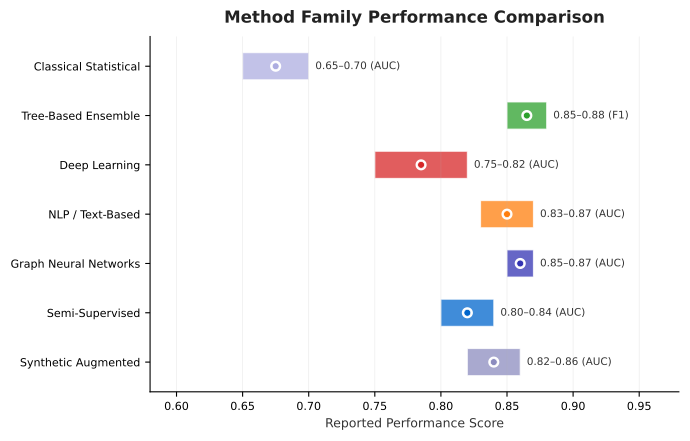

Reproduce this figure in Python.
#!/usr/bin/env python3
"""Method Families Performance Comparison -- Section 04 Literature Review.

Grouped horizontal bar chart comparing 7 method families on reported AUC
ranges (min-max bars with mean point).
"""

import pathlib
import numpy as np
import matplotlib.pyplot as plt
import matplotlib.ticker as mticker
import seaborn as sns

# -- colour palette -----------------------------------------------------------
mlblue = (0 / 255, 102 / 255, 204 / 255)
mlpurple = (51 / 255, 51 / 255, 178 / 255)
mllavender = (173 / 255, 173 / 255, 224 / 255)
mlorange = (255 / 255, 127 / 255, 14 / 255)
mlgreen = (44 / 255, 160 / 255, 44 / 255)
mlred = (214 / 255, 39 / 255, 40 / 255)

# -- data ---------------------------------------------------------------------
families = [
    "Classical Statistical",
    "Tree-Based Ensemble",
    "Deep Learning",
    "NLP / Text-Based",
    "Graph Neural Networks",
    "Semi-Supervised",
    "Synthetic Augmented",
]

lo = np.array([0.65, 0.85, 0.75, 0.83, 0.85, 0.80, 0.82])
hi = np.array([0.70, 0.88, 0.82, 0.87, 0.87, 0.84, 0.86])
means = (lo + hi) / 2

metric_labels = [
    "AUC",
    "F1",
    "AUC",
    "AUC",
    "AUC",
    "AUC",
    "AUC",
]

colors = [mllavender, mlgreen, mlred, mlorange, mlpurple, mlblue, (0.55, 0.55, 0.75)]

# -- figure -------------------------------------------------------------------
fig, ax = plt.subplots(figsize=(7, 4.5))

y_pos = np.arange(len(families))

for i, (low, high, mean, color) in enumerate(zip(lo, hi, means, colors)):
    ax.barh(i, high - low, left=low, height=0.55, color=color, alpha=0.75,
            edgecolor="white", linewidth=0.8)
    ax.plot(mean, i, "o", color="white", markersize=7, zorder=5)
    ax.plot(mean, i, "o", color=color, markersize=5, markeredgecolor="white",
            markeredgewidth=0.5, zorder=6)
    ax.text(high + 0.005, i, f"{low:.2f}\u2013{high:.2f} ({metric_labels[i]})",
            va="center", fontsize=7.5, color="#333333")

ax.set_yticks(y_pos)
ax.set_yticklabels(families, fontsize=8.5)
ax.set_xlabel("Reported Performance Score", fontsize=9, color="#333333")
ax.set_xlim(0.58, 0.98)
ax.xaxis.set_major_locator(mticker.MultipleLocator(0.05))
ax.invert_yaxis()

ax.set_title("Method Family Performance Comparison",
             fontsize=12, fontweight="bold", pad=10, color="#222222")

ax.spines["top"].set_visible(False)
ax.spines["right"].set_visible(False)
ax.tick_params(axis="both", labelsize=8)
ax.grid(axis="x", alpha=0.25, linewidth=0.5)

plt.tight_layout()

# -- save ---------------------------------------------------------------------
out_dir = pathlib.Path(__file__).parent
fig.savefig(out_dir / "01_method_families.pdf", bbox_inches="tight")
fig.savefig(out_dir / "thumb.png", dpi=150, bbox_inches="tight")
plt.close(fig)
print(f"Saved to {out_dir}")
